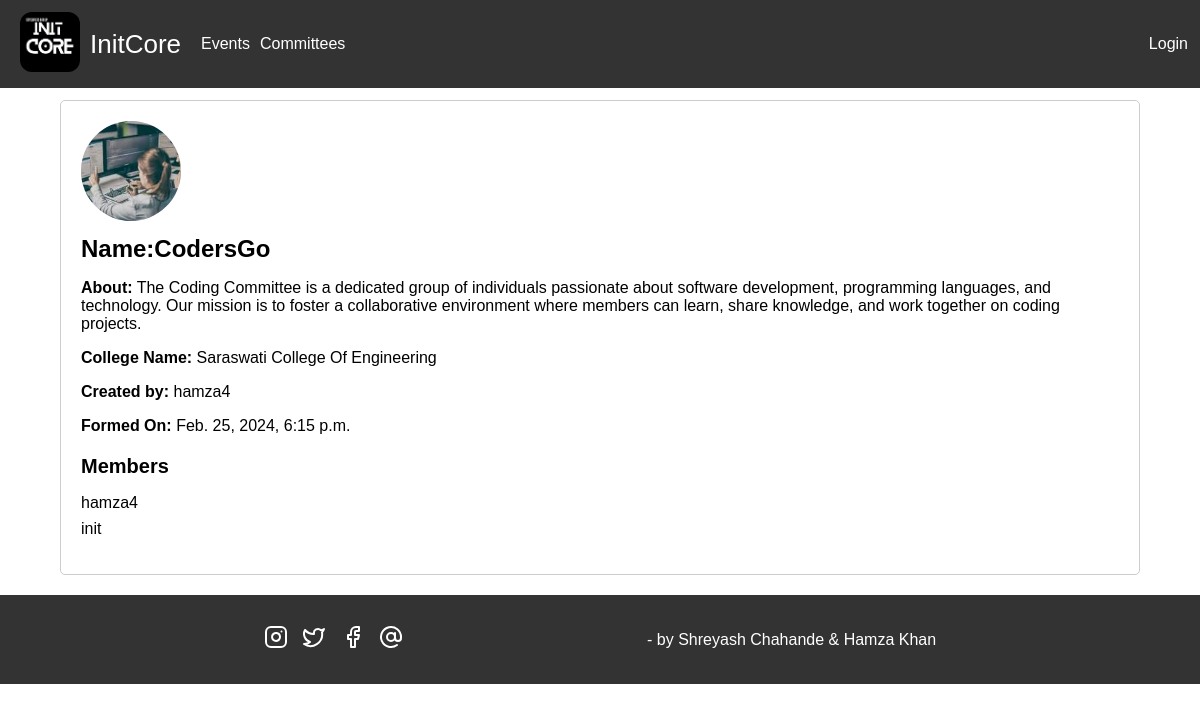
Screenshot of /committee_dashboard/committees/3/ with the database file from the repository.
### event_management_app/models.py (models this page shows, shortened)
class Committee(models.Model):
    name = models.CharField(max_length=100)
    description = models.TextField()
    members = models.ManyToManyField(User, related_name='committees', blank=True)
    created_by = models.ForeignKey(User, on_delete=models.CASCADE, related_name='created_committees', null=True)
    college_name = models.CharField(max_length=100)
    created_at = models.DateTimeField(auto_now_add=True)
    profile_image = models.ImageField(upload_to='committee_profile_images/')

### event_management_app/views.py (the view)
# urls.py: path('committee_dashboard/committees/<int:pk>/', CommitteeDetailView.as_view(), name='committee_detail'),
class CommitteeDetailView(DetailView):
    model = Committee
    template_name = 'committee_detail.html'
    context_object_name = 'committee'

### event_management_app/templates/committee_detail.html (shortened to what this page needs)
{% extends 'base.html' %}
{% block content %}
<div class="committee-detail-row">
  <div class="left-part">
    <img
      src="{{ committee.profile_image.url }}"
      class="card-img-top"
      alt="Committee Image"
    />
    <div class="committee-info">
      <h2 class="card-title"><strong>Name:</strong>{{ committee.name }}</h2>
      <p class="card-text">
        <strong>About:</strong> {{ committee.description }}
      </p>
      <p class="card-text">
        <strong>College Name:</strong> {{ committee.college_name }}
      </p>
      <p class="card-text">
        <strong>Created by:</strong> {{ committee.created_by }}
      </p>
      <p class="card-text">
        <strong>Formed On:</strong> {{ committee.created_at }}
      </p>
    </div>
    <div class="committee-members">
      <h2>Members</h2>
      <ul>
        {% for member in committee.members.all %}
        <li>{{ member.username }}</li>
        {% endfor %}
      </ul>
    </div>
  </div>
</div>
{% endblock %}

### event_management_app/static/css/base.css (style rules this page uses)
body { margin: auto; font-family: Arial, sans-serif; background-color: #fff; }

### event_management_app/static/css/my-committee.css (style rules this page uses)
.card-img-top { width: 100%; height: 250px; object-fit: contain; background-color: #ddd; }
.card-title { margin-bottom: 10px; font-size: 18px; }
.card-text { margin-bottom: 10px; }

### event_management_app/static/css/committe-detail.css (style rules this page uses)
.committee-detail-row { display: flex; gap: 20px; }
.left-part { flex: 1; width: 70%; padding: 20px; border: 1px solid #ccc; border-radius: 5px; }
.card-img-top { width: 100px; height: 100px; border-radius: 50%; object-fit: cover; margin-bottom: 10px; margin-left: auto; }
.committee-info h2 { font-size: 24px; margin-bottom: 10px; }
.committee-info p { font-size: 16px; margin-bottom: 8px; }
.committee-members h2, .pending-events h2 { font-size: 20px; margin-top: 20px; margin-bottom: 10px; }
.committee-members ul, .pending-events ul { list-style: none; padding: 0; }
.committee-members ul li, .pending-events ul li { margin-bottom: 8px; }

### event_management_app/static/css/dashboard.css (style rules this page uses)
.card-title { margin: 0; }

### rows the page displays
Committee: profile_image (picture), name "CodersGo", description "The Coding Committee is a dedicated group of individuals passionate about software development, programming languages, and technology. Our mission is to foster a collaborative environment where members can learn, share knowledge, and work together on coding projects.", college_name "Saraswati College Of Engineering", created_by "hamza4", created_at "Feb. 25, 2024, 6:15 p.m."

### other values shown
{{ member.username }} "hamza4"
{{ member.username }} "init"
